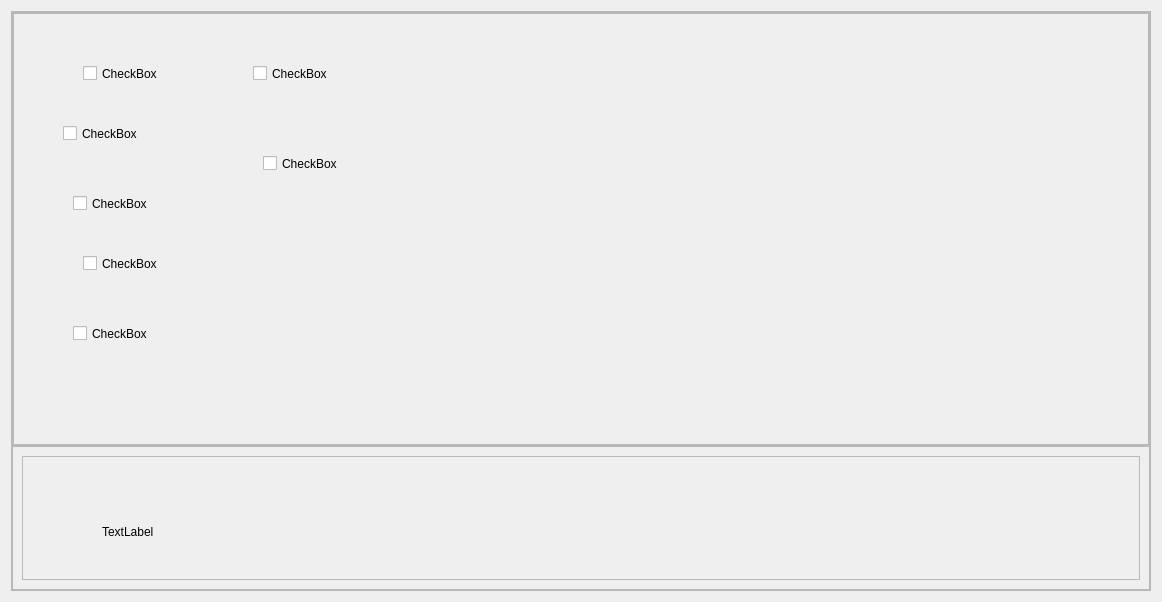
<?xml version="1.0" encoding="UTF-8"?>
<ui version="4.0">
 <class>goBuyWidget</class>
 <widget class="QWidget" name="goBuyWidget">
  <property name="geometry">
   <rect>
    <x>0</x>
    <y>0</y>
    <width>1162</width>
    <height>602</height>
   </rect>
  </property>
  <property name="maximumSize">
   <size>
    <width>1162</width>
    <height>602</height>
   </size>
  </property>
  <property name="windowTitle">
   <string>Form</string>
  </property>
  <layout class="QHBoxLayout" name="horizontalLayout">
   <item>
    <widget class="QFrame" name="frame">
     <property name="frameShape">
      <enum>QFrame::StyledPanel</enum>
     </property>
     <property name="frameShadow">
      <enum>QFrame::Raised</enum>
     </property>
     <layout class="QVBoxLayout" name="verticalLayout" stretch="3,1">
      <property name="spacing">
       <number>0</number>
      </property>
      <property name="leftMargin">
       <number>0</number>
      </property>
      <property name="topMargin">
       <number>0</number>
      </property>
      <property name="rightMargin">
       <number>0</number>
      </property>
      <property name="bottomMargin">
       <number>0</number>
      </property>
      <item>
       <widget class="QFrame" name="frame_2">
        <property name="frameShape">
         <enum>QFrame::StyledPanel</enum>
        </property>
        <property name="frameShadow">
         <enum>QFrame::Raised</enum>
        </property>
        <layout class="QHBoxLayout" name="horizontalLayout_2">
         <property name="spacing">
          <number>0</number>
         </property>
         <property name="leftMargin">
          <number>0</number>
         </property>
         <property name="topMargin">
          <number>0</number>
         </property>
         <property name="rightMargin">
          <number>0</number>
         </property>
         <property name="bottomMargin">
          <number>0</number>
         </property>
         <item>
          <widget class="QFrame" name="frame_4">
           <property name="frameShape">
            <enum>QFrame::StyledPanel</enum>
           </property>
           <property name="frameShadow">
            <enum>QFrame::Raised</enum>
           </property>
           <widget class="QCheckBox" name="checkBox">
            <property name="geometry">
             <rect>
              <x>70</x>
              <y>40</y>
              <width>131</width>
              <height>41</height>
             </rect>
            </property>
            <property name="styleSheet">
             <string notr="true">font: 12pt &quot;宋体&quot;;</string>
            </property>
            <property name="text">
             <string>CheckBox</string>
            </property>
           </widget>
           <widget class="QCheckBox" name="checkBox_2">
            <property name="geometry">
             <rect>
              <x>50</x>
              <y>100</y>
              <width>131</width>
              <height>41</height>
             </rect>
            </property>
            <property name="styleSheet">
             <string notr="true">font: 12pt &quot;宋体&quot;;</string>
            </property>
            <property name="text">
             <string>CheckBox</string>
            </property>
           </widget>
           <widget class="QCheckBox" name="checkBox_3">
            <property name="geometry">
             <rect>
              <x>70</x>
              <y>230</y>
              <width>131</width>
              <height>41</height>
             </rect>
            </property>
            <property name="styleSheet">
             <string notr="true">font: 12pt &quot;宋体&quot;;</string>
            </property>
            <property name="text">
             <string>CheckBox</string>
            </property>
           </widget>
           <widget class="QCheckBox" name="checkBox_4">
            <property name="geometry">
             <rect>
              <x>60</x>
              <y>170</y>
              <width>131</width>
              <height>41</height>
             </rect>
            </property>
            <property name="styleSheet">
             <string notr="true">font: 12pt &quot;宋体&quot;;</string>
            </property>
            <property name="text">
             <string>CheckBox</string>
            </property>
           </widget>
           <widget class="QCheckBox" name="checkBox_5">
            <property name="geometry">
             <rect>
              <x>250</x>
              <y>130</y>
              <width>131</width>
              <height>41</height>
             </rect>
            </property>
            <property name="styleSheet">
             <string notr="true">font: 12pt &quot;宋体&quot;;</string>
            </property>
            <property name="text">
             <string>CheckBox</string>
            </property>
           </widget>
           <widget class="QCheckBox" name="checkBox_6">
            <property name="geometry">
             <rect>
              <x>240</x>
              <y>40</y>
              <width>131</width>
              <height>41</height>
             </rect>
            </property>
            <property name="styleSheet">
             <string notr="true">font: 12pt &quot;宋体&quot;;</string>
            </property>
            <property name="text">
             <string>CheckBox</string>
            </property>
           </widget>
           <widget class="QCheckBox" name="checkBox_7">
            <property name="geometry">
             <rect>
              <x>60</x>
              <y>300</y>
              <width>131</width>
              <height>41</height>
             </rect>
            </property>
            <property name="styleSheet">
             <string notr="true">font: 12pt &quot;宋体&quot;;</string>
            </property>
            <property name="text">
             <string>CheckBox</string>
            </property>
           </widget>
          </widget>
         </item>
        </layout>
       </widget>
      </item>
      <item>
       <widget class="QFrame" name="frame_3">
        <property name="frameShape">
         <enum>QFrame::StyledPanel</enum>
        </property>
        <property name="frameShadow">
         <enum>QFrame::Raised</enum>
        </property>
        <layout class="QHBoxLayout" name="horizontalLayout_3">
         <item>
          <widget class="QFrame" name="frame_5">
           <property name="frameShape">
            <enum>QFrame::StyledPanel</enum>
           </property>
           <property name="frameShadow">
            <enum>QFrame::Raised</enum>
           </property>
           <widget class="QLabel" name="label">
            <property name="geometry">
             <rect>
              <x>80</x>
              <y>40</y>
              <width>101</width>
              <height>71</height>
             </rect>
            </property>
            <property name="styleSheet">
             <string notr="true">font: 18pt &quot;宋体&quot;;</string>
            </property>
            <property name="text">
             <string>TextLabel</string>
            </property>
           </widget>
          </widget>
         </item>
        </layout>
       </widget>
      </item>
     </layout>
    </widget>
   </item>
  </layout>
 </widget>
 <resources/>
 <connections/>
</ui>
